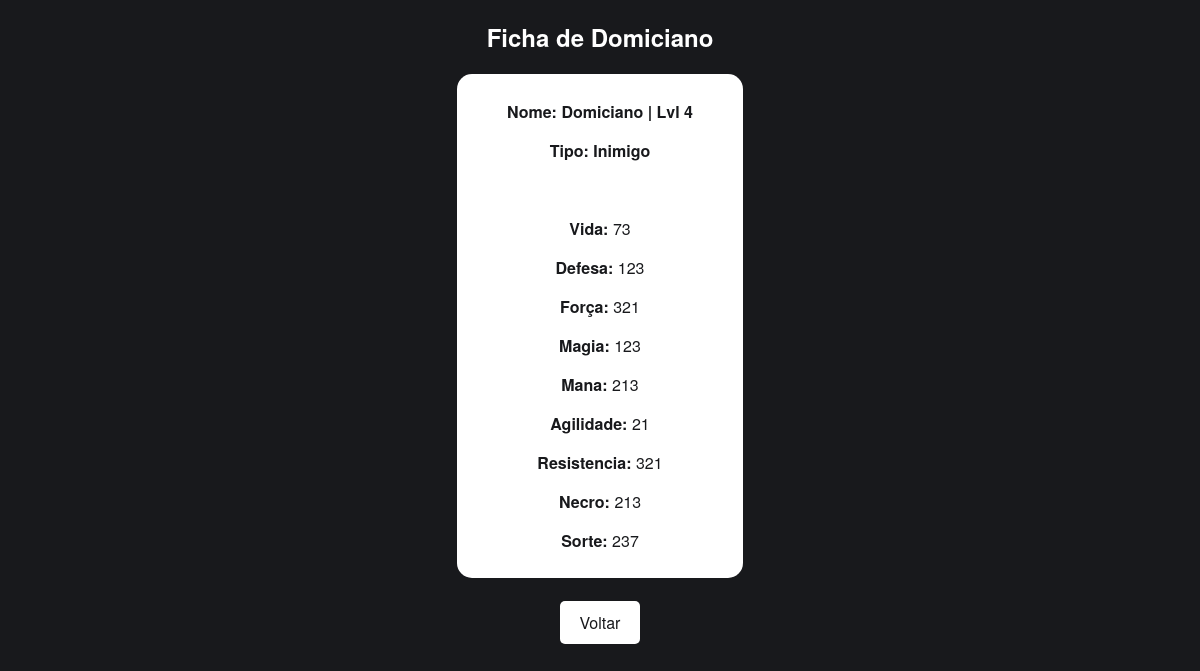
Screenshot of /master/detail/9 with the database file from the repository.
### Battle_Control/models.py (models this page shows, shortened)
class Personagem(models.Model):
    Tipo_Personagem = [
        ('Aliado', 'Aliado'),
        ('Inimigo', 'Inimigo'),
    ]
    nome = models.CharField(max_length=20)
    tipo = models.CharField(max_length=10, choices=Tipo_Personagem, default='Aliado')
    level = models.IntegerField(validators=[MinValueValidator(0), MaxValueValidator(999)])
    vida = models.DecimalField(max_digits=5, decimal_places=1)
    defesa = models.DecimalField(max_digits=5, decimal_places=1)
    armadura = models.DecimalField(max_digits=5, decimal_places=1)
    força = models.DecimalField(max_digits=5, decimal_places=1)
    magia = models.DecimalField(max_digits=5, decimal_places=1)
    mana = models.DecimalField(max_digits=5, decimal_places=1)
    agilidade = models.DecimalField(max_digits=5, decimal_places=1)
    resistencia = models.DecimalField(max_digits=5, decimal_places=1)
    necro = models.DecimalField(max_digits=5, decimal_places=1)
    sorte = models.DecimalField(max_digits=5, decimal_places=1)
    imagem = models.ImageField(upload_to='imagens/', null=True, blank=True)

### Battle_Control/views.py (the view)
# urls.py: path('detail/<int:pk>', detail_view, name='mostrar'),
def detail_view(request, pk):
    personagem = Personagem.objects.get(pk = pk)
    if personagem:
        return render(request, 'site/detalhes.html', {'personagem': personagem})

### Battle_Control/templates/site/detalhes.html (shortened to what this page needs)
<!DOCTYPE html>
<html lang="en">
<head>
</head>
<body>
    <h2>Ficha de {{ personagem.nome }}</h2>
    <div>
        <b><p>Nome: {{ personagem.nome }} | Lvl {{ personagem.level }}</p>
        <p>Tipo: {{ personagem.tipo }}</p></b>
        <br>
        <p><b>Vida:</b> {{ personagem.vida|floatformat:"-2" }}</p>
        <p><b>Defesa:</b> {{ personagem.defesa|floatformat:"-2" }}</p>
        <p><b>Força:</b> {{ personagem.força|floatformat:"-2" }}</p>
        <p><b>Magia:</b> {{ personagem.magia|floatformat:"-2" }}</p>
        <p><b>Mana:</b> {{ personagem.mana|floatformat:"-2" }}</p>
        <p><b>Agilidade:</b> {{ personagem.agilidade|floatformat:"-2" }}</p>
        <p><b>Resistencia:</b> {{ personagem.resistencia|floatformat:"-2" }}</p>
        <p><b>Necro:</b> {{ personagem.necro|floatformat:"-2" }}</p>
        <p><b>Sorte:</b> {{ personagem.sorte|floatformat:"-2" }}</p>
    </div>
    <br><br><a class="link" href="{% url 'rpg:listar' %}">Voltar</a>
</body>
</html>

### Battle_Control/templates/site/detalhes.html (style rules this page uses)
body { background-color: #18191C; text-align: center; color: white; font-family: "Helvetica Neue", Arial, Helvetica, sans-serif; }
.link { background-color: white; color: #18191C; text-decoration: none; border: none; padding: 10px 20px; border-radius: 5px; display: inline-block; cursor: pointer; transition: 0.2s; }
div { background-color: white; color: #18191C; padding: 10px 50px; border-radius: 15px; display: inline-block; cursor: default; transition: 0.2s; }

### rows the page displays
Personagem: nome "Domiciano", level "4", tipo "Inimigo", vida "73", defesa "123", força "321", magia "123", mana "213", agilidade "21", resistencia "321", necro "213", sorte "237"
